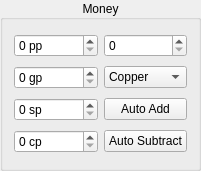
   <widget class="QGroupBox" name="gridGroupBox_6">
    <property name="geometry">
     <rect>
      <x>400</x>
      <y>410</y>
      <width>201</width>
      <height>171</height>
     </rect>
    </property>
    <property name="minimumSize">
     <size>
      <width>0</width>
      <height>161</height>
     </size>
    </property>
    <property name="title">
     <string>Money</string>
    </property>
    <property name="alignment">
     <set>Qt::AlignCenter</set>
    </property>
    <layout class="QGridLayout" name="gridLayout_6">
     <item row="0" column="1">
      <widget class="QSpinBox" name="moneyAdjust"/>
     </item>
     <item row="2" column="0">
      <widget class="QSpinBox" name="silver">
       <property name="toolTip">
        <string>Silver Pieces</string>
       </property>
       <property name="suffix">
        <string> sp</string>
       </property>
       <property name="maximum">
        <number>9999</number>
       </property>
      </widget>
     </item>
     <item row="1" column="0">
      <widget class="QSpinBox" name="gold">
       <property name="toolTip">
        <string>Gold Pieces</string>
       </property>
       <property name="suffix">
        <string> gp</string>
       </property>
       <property name="maximum">
        <number>9999</number>
       </property>
      </widget>
     </item>
     <item row="1" column="1">
      <widget class="QComboBox" name="moneyType">
       <property name="currentIndex">
        <number>4</number>
       </property>
       <item>
        <property name="text">
         <string>Platinum</string>
        </property>
       </item>
       <item>
        <property name="text">
         <string>Gold</string>
        </property>
       </item>
       <item>
        <property name="text">
         <string>Electrum</string>
        </property>
       </item>
       <item>
        <property name="text">
         <string>Silver</string>
        </property>
       </item>
       <item>
        <property name="text">
         <string>Copper</string>
        </property>
       </item>
      </widget>
     </item>
     <item row="0" column="0">
      <widget class="QSpinBox" name="platinum">
       <property name="toolTip">
        <string>Platinum Pieces</string>
       </property>
       <property name="suffix">
        <string> pp</string>
       </property>
       <property name="maximum">
        <number>9999</number>
       </property>
      </widget>
     </item>
     <item row="3" column="1">
      <widget class="QPushButton" name="subMoney">
       <property name="text">
        <string>Auto Subtract</string>
       </property>
      </widget>
     </item>
     <item row="2" column="1">
      <widget class="QPushButton" name="addMoney">
       <property name="text">
        <string>Auto Add</string>
       </property>
      </widget>
     </item>
     <item row="3" column="0">
      <widget class="QSpinBox" name="copper">
       <property name="toolTip">
        <string>Copper Pieces</string>
       </property>
       <property name="suffix">
        <string> cp</string>
       </property>
       <property name="maximum">
        <number>9999</number>
       </property>
      </widget>
     </item>
    </layout>
   </widget>
